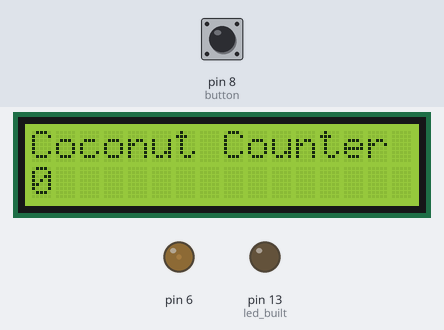
Recording of a sketch running on a simulated Arduino Uno, built with avr-gcc and run on an emulated ATmega328P. Parts: 16×2 character LCD, output pins drawn as LEDs (lit = HIGH). Inputs (shaded band) come from the test bench; at power-on: pin 8 (button) LOW.

Above: at 1.2 s.
1.3 s: pin 8 (button) pulled HIGH for 0.15 s
At 2.1 s:
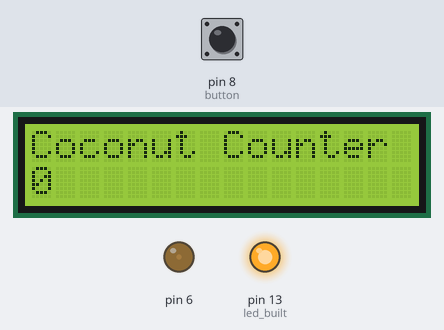
3.8 s: pin 8 (button) pulled HIGH for 1 s
At 6.0 s:
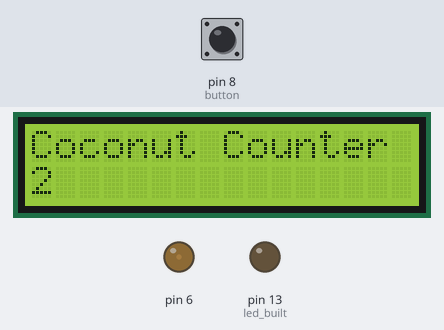
6.3 s: pin 8 (button) pulled HIGH for 0.15 s
At 8.1 s:
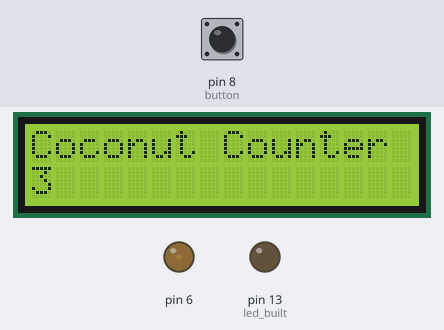
8.8 s: pin 8 (button) pulled HIGH for 1 s
At 11.2 s:
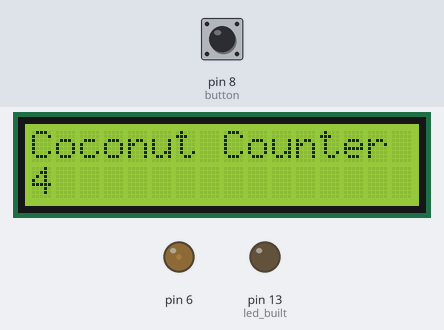
Timing chart, 0 to 12.3 s (numbered marks = the images above; inputs shaded):
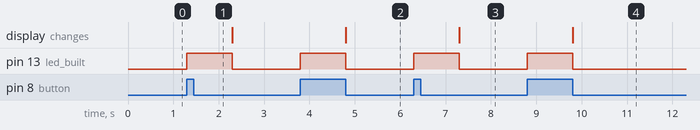

The sketch:

coconut_counter.ino
```cpp
//make sure you include liquidCrystal library
#include <LiquidCrystal.h>

int button = 8;
const int led_built = 13;

long counter = 0L;

//Initialize the pins to establish connection (comprehensive version - go down)
const int rs = 12, en = 11, d4 = 5, d5 = 4, d6 = 3, d7 = 2;
LiquidCrystal lcd(rs, en, d4, d5, d6, d7);

void setup() {


//set input and output
  pinMode(button,INPUT);
  pinMode(led_built, OUTPUT);

  analogWrite(6,20);
  // set up the LCD's number of columns and rows:
  lcd.begin(16, 2);


}

void loop() {


  if(digitalRead(button) == HIGH) {

    digitalWrite(led_built,HIGH);
    counter++;

    //For now set a delay because you are using a button as an input.
    delay(1000);
    }
    else {

      digitalWrite(led_built,LOW);
      }

  lcd.setCursor(0,0);
  lcd.print("Coconut Counter");

  lcd.setCursor(0,1);
  lcd.print(String(counter));

}


/**
 * LCD Config
 * LCD Type:  LCD1602 Display
 *
 * PIN 1 -> GND
 * PIN 2 -> 5V
 * PIN 3 -> ~6 (if you want to add a potentiometer to control the brightness = PIN 3 -> connect to the middle of the potentiometer)
 * PIN 4 -> 12
 * PIN 5 -> GND
 * PIN 6 -> ~11
 * PIN 7 ->
 * PIN 8 ->
 * PIN 9 ->
 * PIN 10 ->
 * PIN 11 -> ~5
 * PIN 12 -> 4
 * PIN 13 -> ~3
 * PIN 14 -> 2
 * PIN 15 -> 5V
 * PIN 16 -> GND
 */
```

Measured:
- after the input at 1.3 s, pin 13 (led_built): LOW → HIGH at once, → LOW 1.0 s later
- after the input at 3.8 s, pin 13 (led_built): LOW → HIGH at once, → LOW 1.0 s later; the display: changes after 1.0 s (image 2)
- after the input at 6.3 s, pin 13 (led_built): LOW → HIGH at once, → LOW 1.0 s later; the display: changes after 1.0 s (image 3)
- after the input at 8.8 s, pin 13 (led_built): LOW → HIGH at once, → LOW 1.0 s later; the display: changes after 1.0 s (image 4)
